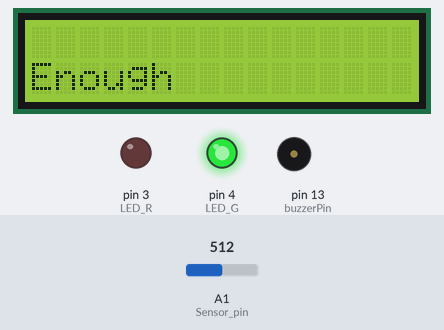
The sketch below on a simulated Arduino Uno, built with avr-gcc and run on an emulated ATmega328P. Shown: 16×2 character LCD, output pins drawn as LEDs (lit = HIGH), buzzer (waves = sounding). The test bench sets the inputs (shaded band); at power-on: A1 (Sensor_pin) = 512. What the sketch prints to the serial monitor is not drawn.

Above: at 1.2 s.
1.3 s: A1 (Sensor_pin) set to 712
2.8 s: A1 (Sensor_pin) set to 740
At 3.4 s:
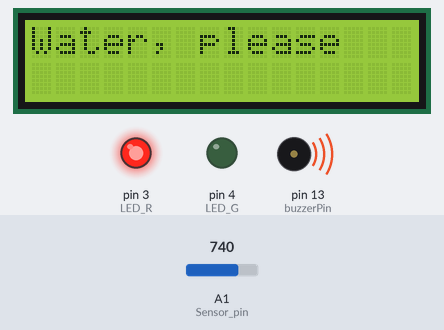
Timing chart, 0 to 57.6 s (numbered marks = the images above; inputs shaded):
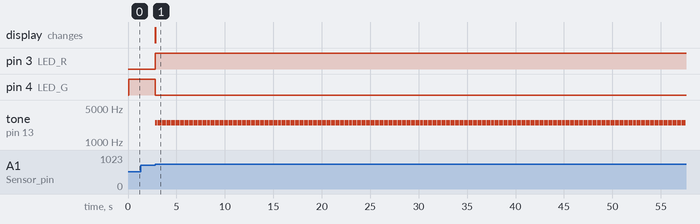

Measured:
- the behaviour switches between 726 and 727 on A1 (Sensor_pin) (found by bisection; images 0 and 1)
- after the input at 1.3 s, every drawn part: stays the same
- after the input at 2.8 s, pin 3 (LED_R): LOW → HIGH at once; pin 4 (LED_G): HIGH → LOW at once; tone on pin 13 (buzzerPin): alternates 2500 Hz for 0.10 s and silent for 0.02 s, starting at once; the display: changes at once (image 1)

The sketch:

water.ino
```cpp
#include <Wire.h>

#include <LiquidCrystal_I2C.h>


LiquidCrystal_I2C lcd(0x27,16,2);

int buzzerPin = 13;

int Sensor_pin = A1;

int LED_R = 3;

int LED_G = 4;


void setup() {

  Serial.begin(9600);

  lcd.init();

  lcd.backlight();

  lcd.clear();


  pinMode(LED_R,OUTPUT);


  pinMode(LED_G,OUTPUT);


}


void loop() {

  int nsoil = analogRead(Sensor_pin);

  int nsoilper = map(nsoil,0,1023,100,0);


  if(nsoilper < 30)

    {

    tone(13,2500,100);

    }

  Serial.print("sensor : ");

  Serial.println(nsoil);


//  Serial.print(analogRead(nsoilper));

Serial.print(nsoilper);

  Serial.println("%");


  if((nsoilper < 30)) {

    lcd.clear();

    digitalWrite(LED_R,HIGH);


    digitalWrite(LED_G,LOW);

    lcd.setCursor(0,0);

    lcd.print("Water, please");


  }else{

    lcd.clear();

    digitalWrite(LED_G,HIGH);


    digitalWrite(LED_R,LOW);

    lcd.setCursor(0,1);

    lcd.print("Enough");

  }

  delay(100);

}
```
